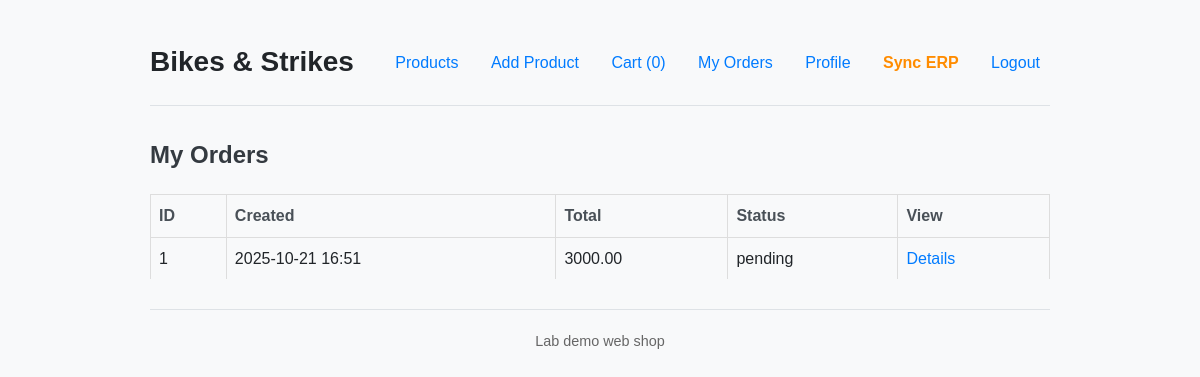
Page /orders (signed in) on the committed database.
### projekt/models.py (models this page shows)
class Order(db.Model):
    id = db.Column(db.Integer, primary_key=True)
    user_id = db.Column(db.Integer, db.ForeignKey('user.id'), nullable=False)
    total_price = db.Column(db.Numeric(12, 2), nullable=False)
    status = db.Column(db.String(50), default='pending')
    created_at = db.Column(db.DateTime, default=datetime.utcnow)
    items = db.relationship('OrderItem', backref='order', lazy=True)

### projekt/routes.py (the view)
@app.route('/orders')
@login_required
def orders():
    my_orders = Order.query.filter_by(
        user_id=current_user.id).order_by(Order.created_at.desc()).all()
    return render_template('orders.html', orders=my_orders)

### projekt/__init__.py (called while the page is built)
@login_manager.user_loader
def load_user(user_id):
    return User.query.get(int(user_id))

### projekt/templates/orders.html
{% extends "base.html" %}
{% block content %}
  <h2>My Orders</h2>
  {% if not orders %}
    <p>No orders yet.</p>
  {% else %}
    <table>
      <tr><th>ID</th><th>Created</th><th>Total</th><th>Status</th><th>View</th></tr>
      {% for o in orders %}
        <tr>
          <td>{{ o.id }}</td>
          <td>{{ o.created_at.strftime('%Y-%m-%d %H:%M') }}</td>
          <td>{{ "%.2f"|format(o.total_price) }}</td>
          <td>{{ o.status }}</td>
          <td><a href="{{ url_for('order_detail', order_id=o.id) }}">Details</a></td>
        </tr>
      {% endfor %}
    </table>
  {% endif %}
{% endblock %}

### projekt/static/style.css (style rules this page uses)
body { font-family: -apple-system, BlinkMacSystemFont, "Segoe UI", Roboto, Helvetica, Arial, sans-serif, "Apple Color Emoji", "Segoe UI Emoji", "Segoe UI Symbol"; background-color: #f8f9fa; color: #212529; line-height: 1.6; margin: 0; padding: 20px; }
h1, h2, h3 { color: #343a40; margin-top: 0; }
a { color: #007bff; text-decoration: none; transition: color 0.2s; }
table { width: 100%; border-collapse: collapse; margin-top: 20px; }
table th, table td { padding: 12px 15px; text-align: left; border-bottom: 1px solid #dee2e6; }
table th { background-color: #f8f9fa; font-weight: 600; color: #495057; }
table tr:last-child td { border-bottom: none; }
body { font-family: Arial, sans-serif; max-width: 900px; margin: 20px auto; }
table { width:100%; border-collapse: collapse; margin-top:12px; }
table th, table td { border:1px solid #ddd; padding:8px; }

### rows in the picture
Order: id "1", created_at "2025-10-21 16:51", total_price "3000.00", status "pending"

### other values in the picture
{{ session.get('cart')|length if session.get('cart') else 0 }} "0"
